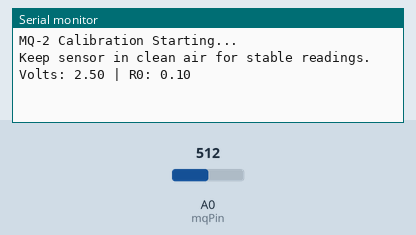
Simulated run of this sketch. Board: Arduino Uno, built with avr-gcc and run on an emulated ATmega328P. Parts: the last lines printed to the serial monitor. Inputs (shaded band) come from the test bench; at power-on: A0 (mqPin) = 512.

Above: at 3.2 s.
3.3 s: A0 (mqPin) set to 0
At 6.0 s:
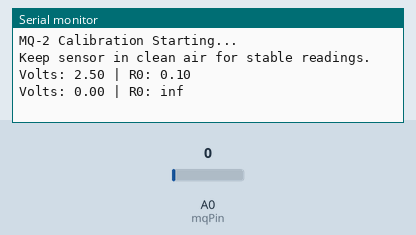
6.3 s: A0 (mqPin) set to 110
At 8.2 s:
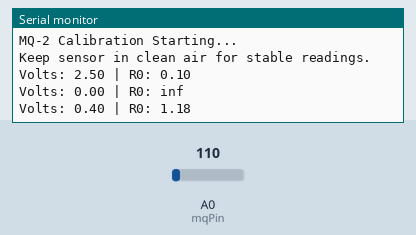
Timing chart, 0 to 9.7 s (numbered marks = the images above; inputs shaded):
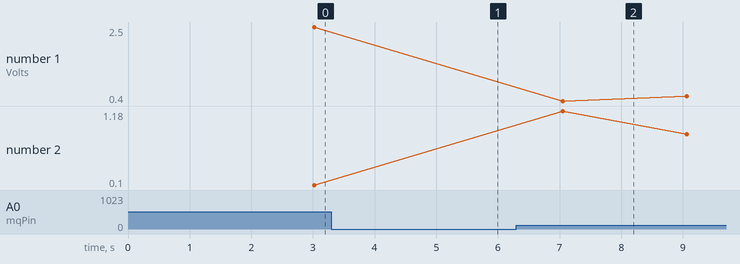

Measured:
- after the input at 3.3 s, the serial monitor: prints a new line after 1.7 s (image 1)
- after the input at 6.3 s, the serial monitor: prints a new line after 0.75 s (image 2)
- plotted number 1: 2.5 → 0.54 after the input at 6.3 s
- plotted number 2: 0.1 → 0.84 after the input at 6.3 s

The sketch:

Calibration_MQ2.ino
```cpp
/*
 * MQ-2 Gas Sensor Calibration (R0 Finder)
 *
 * Purpose: Calculates the Resistance of the sensor in clean air (R0).
 * You need this value for the final code to calculate PPM correctly.
 */

const int mqPin = A0;
const float RL_VALUE = 5.0;     // Load Resistor value in kOhms (usually 5k or 1k on modules)
const float CLEAN_AIR_RATIO = 9.83; // Constant from datasheet (RS/R0 in clean air)

void setup() {
  Serial.begin(9600);
  Serial.println("MQ-2 Calibration Starting...");
  Serial.println("Keep sensor in clean air for stable readings.");
  delay(2000);
}

void loop() {
  float avgADC = 0;
  for (int i = 0; i < 100; i++) {
    avgADC += analogRead(mqPin);
    delay(10);
  }
  avgADC /= 100.0;

  float sensorVoltage = (avgADC / 1023.0) * 5.0;

  // Calculate Sensor Resistance (RS)
  float RS = ((5.0 * RL_VALUE) / sensorVoltage) - RL_VALUE; // Derived from V = I*R
  // OR simply using the ratio formula if RL is unknown (RS = (5-V)/V)
  // We will use the simplified ratio for consistency with your images:
  float RS_Simple = (5.0 - sensorVoltage) / sensorVoltage;

  // Calculate R0
  float R0 = RS_Simple / CLEAN_AIR_RATIO;

  Serial.print("Volts: "); Serial.print(sensorVoltage);
  Serial.print(" | R0: "); Serial.println(R0);

  delay(1000);
}
```
